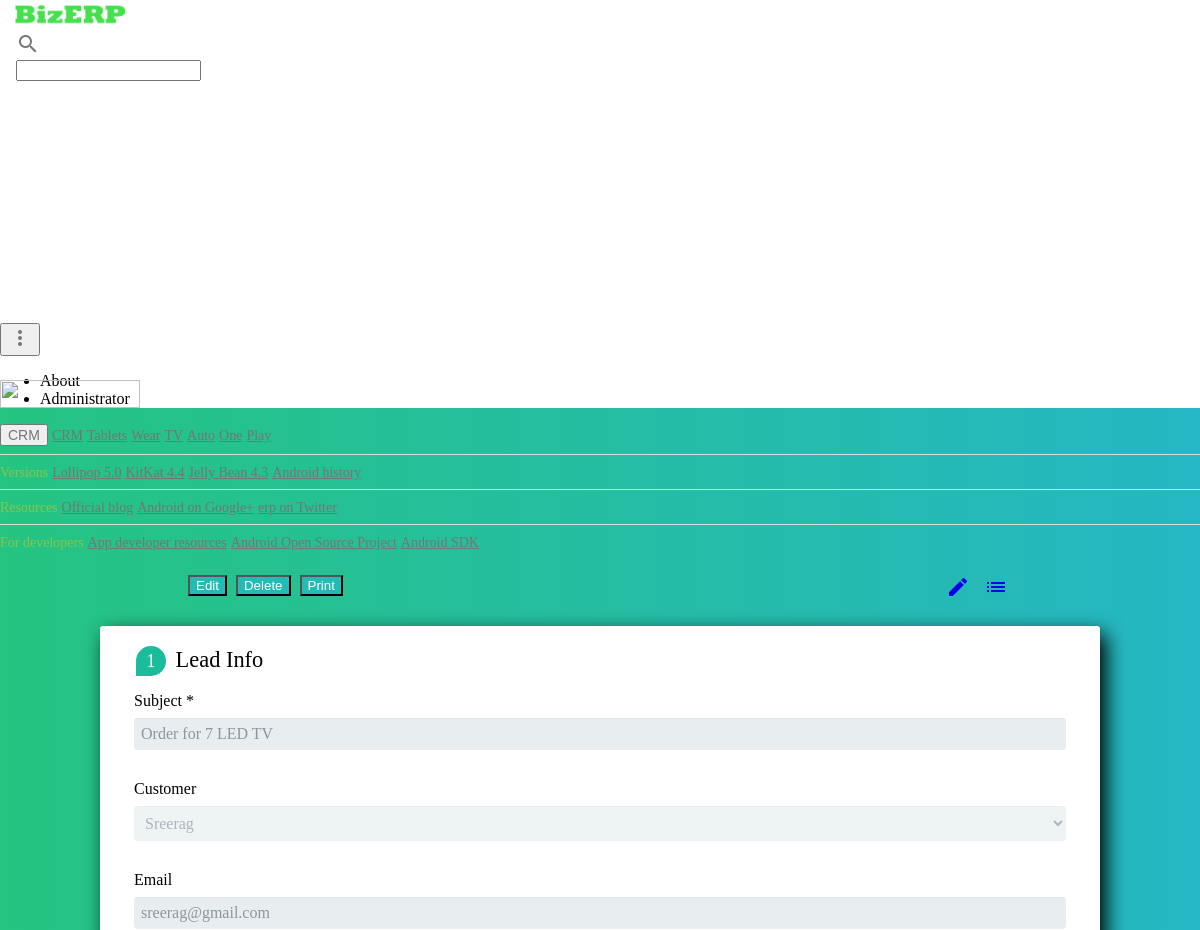
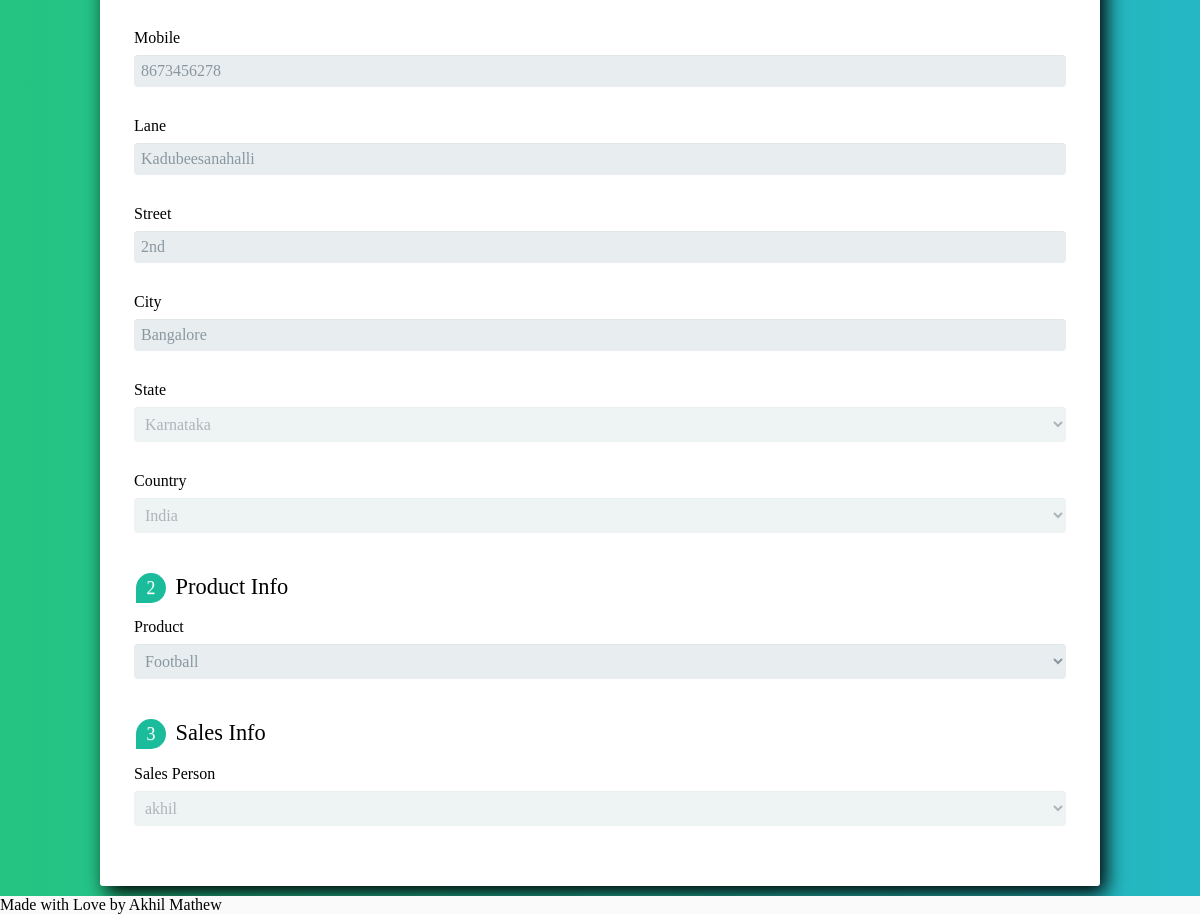
Screenshot of /crm/lead/2/form with the database file from the repository (2 pictures, top to bottom).
### crm/models/crm.py (models this page shows, shortened)
class CrmLead(models.Model):
    stage_choice = [('new','New'),('progress','In progress'),('matured','Matured'),('dead','Dead')]
    priority_choice = [('low','Low'),('normal','Normal'),('high','High'),('veryhigh','Very High')]
    subject = models.CharField('Subject',max_length=300,blank=False)
    customer = models.ForeignKey(Customer, on_delete=models.CASCADE, verbose_name='Customer',blank=False)
    stage = models.CharField('Stage',choices=stage_choice, max_length=10, blank=False, default='new')
    priority = models.CharField('Priority',choices=priority_choice, max_length=10,default='normal')
    email = models.EmailField('Email',blank=True)
    mobile = models.BigIntegerField('Mobile',blank=True)
    fax = models.IntegerField('Fax',blank=True, null=True)
    street = models.CharField('Lane',max_length=300, blank=True)
    street2 = models.CharField('Street', max_length=250, blank=True)
    city = models.CharField('City', max_length=250, blank=True)
    state = models.ForeignKey(State, on_delete=models.CASCADE, verbose_name='State', blank=True, null=True)
    country = models.ForeignKey(Country, on_delete=models.CASCADE, blank=True, null=True)
    zip_code = models.SmallIntegerField('Zip Code', blank=True, null=True)
    sales_person = models.ForeignKey(User, on_delete=models.CASCADE, verbose_name='Sales Person', blank=True, null=True)
    date_create = models.DateTimeField('Date created',auto_now_add=True, null=True)

### base/models/customer.py (models this page shows)
class Customer(models.Model):
    name = models.CharField('Customer',max_length=250, blank=False)
    image = models.ImageField('Image',blank=True, max_length=500)
    is_company = models.BooleanField('Is comapany', blank=True)
    company = models.ForeignKey(Company,on_delete=models.CASCADE,blank=True,null=True,verbose_name='Company')
    mobile = models.BigIntegerField('Mobile', blank=True)
    email = models.EmailField('Email', blank=True)
    street = models.CharField('Lane',max_length=300, blank=True)
    street2 = models.CharField('Street',max_length=300, blank=True)
    city = models.CharField('City',max_length=250, blank=True)
    state = models.ForeignKey(State, verbose_name='State',blank=True, on_delete=models.CASCADE, null=True)
    country = models.ForeignKey(Country, verbose_name='Country',blank=True, on_delete=models.CASCADE ,null=True)
    note = models.TextField('Internal Note',blank=True)
    date_create = models.DateTimeField(auto_now_add=True,null=True)
    def __unicode__(self):
        return self.name

### base/models/company.py (models this page shows)
class State(models.Model):
    name = models.CharField('State',max_length=250, blank=False)
    def __unicode__(self):
        return self.name

class Country(models.Model):
    name = models.CharField('Name',max_length=250, blank=False)
    def __unicode__(self):
        return self.name

### crm/views.py (the view)
# urls.py: url(r'^lead/(?P<lead_id>[0-9]+)/form$', views.lead_form_view,  name='lead_form_view'),
@cache_control(no_cache=True, must_validate=True)
def lead_form_view(request,lead_id):
    if lead_id:
        try:
            lead = get_object_or_404(CrmLead,pk=lead_id)
            customers = Customer.objects.all()
            companies = Company.objects.all()
            states = State.objects.all()
            countries = Country.objects.all()
            sales_persons = User.objects.all()
        except CrmLead.DoesNotExist:
            raise Http404('No lead found')
        else:
            context = {'lead':lead,'customers':customers,'companies':companies,'states':states,
                       'countries':countries,'sales_persons':sales_persons}
            return render(request,'crm/crm_lead_form_view.html',context)
    else:
        raise Http404('No Lead Specified')

### crm/templates/crm/crm_lead_form_view.html (shortened to what this page needs)
<!doctype html>
<html lang="en">
  <head>
  	{% load static %}
    <link rel="stylesheet" href="https://code.getmdl.io/1.3.0/material.min.css">
    <link rel="stylesheet" href="{% static 'index/css/material_design.css' %}">
    <link href="{% static 'index/css/form_view_style.css' %}" rel="stylesheet" type="text/css" />
  </head>
  <body>
    <div class="mdl-layout mdl-js-layout mdl-layout--fixed-header">
      <div class="erp-header mdl-layout__header mdl-layout__header--waterfall">
        <div class="mdl-layout__header-row">
          <span class="erp-title mdl-layout-title">
            <img class="erp-logo-image" src="{% static 'index/images/bizlogo.png' %}">
          </span>
          <div class="erp-search-box mdl-textfield mdl-js-textfield mdl-textfield--expandable mdl-textfield--floating-label mdl-textfield--align-right mdl-textfield--full-width">
            <label class="mdl-button mdl-js-button mdl-button--icon" for="search-field">
              <i class="material-icons">search</i>
            </label>
            <div class="mdl-textfield__expandable-holder">
              <input class="mdl-textfield__input" type="text" id="search-field">
            </div>
          </div>
          <div class="erp-navigation-container">
            <nav class="erp-navigation mdl-navigation">
              <ul class="mdl-menu mdl-menu--bottom-left mdl-js-menu mdl-js-ripple-effect"
       				 for="crm-menu-lower">
     			<li class="mdl-menu__item"><a href="{% url 'base:customer_list_view' %}" style="text-decoration:none;font-size:18px;">Customer</a></li>
      			<li class="mdl-menu__item"><a href="{% url 'base:company_list_view' %}" style="text-decoration:none;font-size:18px;">Company</a></li>
      			<li disabled class="mdl-menu__item">Disabled Action</li>
      			<li class="mdl-menu__item">Yet Another Action</li>
    		  </ul>
            </nav>
          </div>
          <button class="erp-more-button mdl-button mdl-js-button mdl-button--icon mdl-js-ripple-effect" id="more-button">
            <i class="material-icons">more_vert</i>
          </button>
          <ul class="mdl-menu mdl-js-menu mdl-menu--bottom-right mdl-js-ripple-effect" for="more-button">
            <li class="mdl-menu__item">About</li>
            <li class="mdl-menu__item">Administrator</li>
          </ul>
        </div>
      </div>
      <div class="erp-drawer mdl-layout__drawer">
        <span class="mdl-layout-title">
          <img class="erp-logo-image" src="{% static 'index/images/bizerplogo.png' %}">
        </span>
        <nav class="mdl-navigation">
          <button class="mdl-navigation__link mdl-typography--text-uppercase mdl-button mdl-js-button" id="crm-menu-lower">
              	CRM
          </button>
          <a class="mdl-navigation__link" href="">CRM</a>
          <a class="mdl-navigation__link" href="">Tablets</a>
          <a class="mdl-navigation__link" href="">Wear</a>
          <a class="mdl-navigation__link" href="">TV</a>
          <a class="mdl-navigation__link" href="">Auto</a>
          <a class="mdl-navigation__link" href="">One</a>
          <a class="mdl-navigation__link" href="">Play</a>
          <div class="erp-drawer-separator"></div>
          <span class="mdl-navigation__link" href="">Versions</span>
          <a class="mdl-navigation__link" href="">Lollipop 5.0</a>
          <a class="mdl-navigation__link" href="">KitKat 4.4</a>
          <a class="mdl-navigation__link" href="">Jelly Bean 4.3</a>
          <a class="mdl-navigation__link" href="">Android history</a>
          <div class="erp-drawer-separator"></div>
          <span class="mdl-navigation__link" href="">Resources</span>
          <a class="mdl-navigation__link" href="">Official blog</a>
          <a class="mdl-navigation__link" href="">Android on Google+</a>
          <a class="mdl-navigation__link" href="">erp on Twitter</a>
          <div class="erp-drawer-separator"></div>
          <span class="mdl-navigation__link" href="">For developers</span>
          <a class="mdl-navigation__link" href="">App developer resources</a>
          <a class="mdl-navigation__link" href="">Android Open Source Project</a>
          <a class="mdl-navigation__link" href="">Android SDK</a>
        </nav>
      </div>
      <div class="erp-content mdl-layout__content">
        	<div class="form-button-group">
      <button class="btn-edit mdl-button mdl-js-button mdl-button--raised mdl-js-ripple-effect">Edit</button>
      <button class="btn-dlt mdl-button mdl-js-button mdl-button--raised mdl-js-ripple-effect"><a href="{% url 'crm:delete_lead' lead.id %}" style="color: white;text-decoration: none;">Delete</a></button>
      <button class="btn-prnt mdl-button mdl-js-button mdl-button--raised mdl-js-ripple-effect">Print</button>
    </div>
    <div class="view-btn-group">
        <button class="list-view-button">
        	<a href="{% url 'crm:leads_list_view' %}">
        	<i class="material-icons">list</i>
        </button>
        <button class="list-view-button btn-pos">
        	<a href="{% url 'crm:lead_form_view' lead.id %}">
        	<i class="material-icons">edit</i>
        	</a>
        </button>
    </div>
      <div class="form-style-5">
      <form action="{% url 'crm:edit_lead' lead.id %}" method="post" id="form-jq">
        <fieldset>
          <legend><span class="number">1</span> Lead Info</legend>
          <label for="lead_subject">Subject *</label>
          <input type="text" name="lead_subject" class="input-js" value="{{ lead.subject }}" placeholder="Subject" readonly="readonly"/>
          <label for="lead_customer">Customer</label>
          <select id="customer" name="lead_costomer" placeholder="customer" disabled="disabled">
            {% for customer in  customers %}
              <option value="{{ customer.id }}" {% if customer == lead.customer %} selected="selected" {% endif %}>{{ customer }}</option>
            {% endfor %}
          </select>
          <label for="customer_email">Email</label>
          <input type="email" name="customer_email" value="{{ lead.email }}" placeholder="Email" readonly="readonly" />
          <label for="customer_mobile">Mobile</label>
          <input type="number" name="customer_mobile" value="{{ lead.mobile }}" placeholder="Mobile" readonly="readonly"/>
          <label for="customer_street">Lane</label>
          <input type="text" name="customer_street" value="{{ lead.street }}" placeholder="Lane" readonly="readonly" />
          <label for="customer_street2">Street</label>
          <input type="text" name="customer_street2" value="{{ lead.street2 }}" placeholder="Street" readonly="readonly" />
          <label for="customer_city">City</label>
          <input type="text" name="customer_city" value="{{ lead.city }}" placeholder="City" readonly="readonly" />
          <label for="customer_state">State</label>
          <select id="state" name="customer_state" placeholder="State" disabled="disabled" >
            {% for state in  states %}
              <option value="{{ state.id }}" {% if state == lead.state %} selected="selected" {% endif %}>{{ state }}</option>
            {% endfor %}
          </select>
          <label for="customer_country">Country</label>
          <select id="country" name="customer_country" placeholder="Country" disabled="disabled">
            {% for country in  countries %}
              <option value="{{ country.id }}" {% if country == lead.country %} selected="selected" {% endif %}>{{ country }}</option>
            {% endfor %}
          </select>
        </fieldset>
        <fieldset>
          <legend><span class="number">2</span> Product Info</legend>
          <label for="customer_product">Product</label>
          <select id="prod" name="customer_product">
            <option value="football">Football</option>
        </fieldset>
        <fieldset>
          <legend><span class="number">3</span> Sales Info</legend>
          <label for="sales_person">Sales Person</label>
          <select id="sales_person" name="sales_person" placeholder="Sales person" disabled="disabled">
            {% for person in  sales_persons %}
              <option value="{{ person.id }}" {% if person == lead.sales_person %} selected="selected" {% endif %}>{{ person }}</option>
            {% endfor %}
          </select>
        </fieldset>
      </form>
    </div>
   </div>
   <footer class="erp-footer mdl-mega-footer">
     <div>Made with Love by Akhil Mathew</div>
   </footer>
  </div>
  </body>
</html>

### index/static/index/css/material_design.css (style rules this page uses)
body { margin: 0; background: linear-gradient(to right, #25c481, #25b7c4); }
.erp-search-box .mdl-textfield__input { color: rgba(0, 0, 0, 0.87); }
.mdl-textfield--expandable { width: auto; }
.erp-logo-image { height: 28px; width: 140px; }
.erp-header { overflow: visible; background-color: white; }
.erp-header .material-icons { color: #767777 !important; }
.erp-navigation-container { direction: rtl; order: 1; width: 500px; transition: opacity 0.2s cubic-bezier(0.4, 0, 0.2, 1), width 0.2s cubic-bezier(0.4, 0, 0.2, 1); }
.erp-navigation { direction: ltr; justify-content: flex-end; width: 9000px; }
.erp-search-box { order: 2; margin-left: 16px; margin-right: 16px; }
.erp-more-button { order: 3; }
.erp-drawer { border-right: none; }
.erp-drawer-separator { height: 1px; background-color: #dcdcdc; margin: 8px 0; }
.erp-drawer .mdl-navigation__link.mdl-navigation__link { font-size: 14px; color: #757575; }
.erp-drawer span.mdl-navigation__link.mdl-navigation__link { color: #8bc34a; }
.erp-drawer .mdl-layout-title { position: relative; background: #6ab344; height: 160px; }
.erp-drawer .erp-logo-image { position: absolute; bottom: 16px; }
.erp-footer { background-color: #fafafa; position: relative; }

### index/static/index/css/form_view_style.css (style rules this page uses)
.form-style-5 { max-width: 1000px; padding: 10px 20px; background: #f4f7f8; margin: 10px auto; padding: 20px; background: white !important; border-radius: 8px; font-family: Georgia, "Times New Roman", Times, serif; margin-top: 75px; background-color: rgba(158, 158, 158, 0.02); box-sizing: border-box; box-shadow: 2px 2px 5px 1px rgba(0,0,0,0.2); border-radius: 3px; box-shadow: 6px 8px 20px 0px black; }
.form-style-5 fieldset { border: none; }
.form-style-5 legend { font-size: 1.4em; margin-bottom: 10px; }
.form-style-5 label { display: block; margin-bottom: 8px; }
.form-style-5 input[type="text"], .form-style-5 input[type="date"], .form-style-5 input[type="datetime"], .form-style-5 input[type="email"], .form-style-5 input[type="number"], .form-style-5 input[type="search"], .form-style-5 input[type="time"], .form-style-5 input[type="url"], .form-style-5 textarea, .form-style-5 select { font-family: Georgia, "Times New Roman", Times, serif; background: rgba(255,255,255,.1); border: none; border-radius: 4px; font-size: 16px; margin: 0; outline: 0; padding: 7px; width: 100%; box-sizing: border-box; -webkit-box-sizing: border-box; -moz-box-sizing: border-box; background-color: #e8eeef; color:#8a97a0; -webkit-box-shadow: 0 1px 0 rgba(0,0,0,0.03) inset; box-shadow: 0 1px 0 rgba(0,0,0,0.03) inset; margin-bottom: 30px; }
.form-style-5 select { -webkit-appearance: menulist-button; height:35px; }
.form-style-5 .number { background: #1abc9c; color: #fff; height: 30px; width: 30px; display: inline-block; font-size: 0.8em; margin-right: 4px; line-height: 30px; text-align: center; text-shadow: 0 1px 0 rgba(255,255,255,0.2); border-radius: 15px 15px 15px 0px; }
.form-button-group { height: 0px; margin-left: 10px; }
.list-view-button { cursor: pointer; padding: 2px; box-sizing: border-box; position: relative; overflow: hidden; font-family: inherit; font-size: 16px; outline: none; background-color: #ffffff; padding-bottom: 3px; padding-top: 0px; margin-bottom: -50px; margin-top: 24px; float: right; margin-right: 190px; border: none; background: none; }
.btn-pos { margin-right: 10px; background: none; }
.btn-edit { margin-left: 178px !important; margin-top: 24px !important; background-color: rgb(37, 186, 180) !important; color: white !important; }
.btn-dlt { margin-left: 5px !important; margin-top: 24px !important; background-color: rgb(37, 186, 180) !important; color: white !important; }
.btn-prnt { margin-left: 5px !important; margin-top: 24px !important; background-color: rgb(37, 186, 180) !important; color: white !important; }

### rows the page displays
CrmLead: lead_subject "Order for 7 LED TV", lead_costomer "Sreerag", customer_email "sreerag@gmail.com", customer_mobile "8673456278", customer_street "Kadubeesanahalli", customer_street2 "2nd", customer_city "Bangalore", customer_state "Karnataka", customer_country "India", sales_person "akhil"
